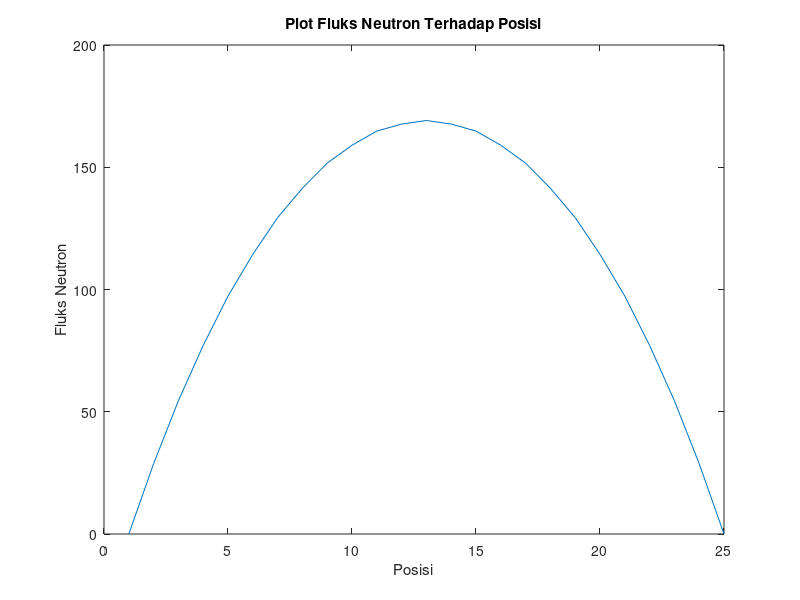

Recreate this plot in MATLAB.
% Persamaan Difusi 1D
clc
clear all 
%%

%Fungsi yang akan digunakan
flux = @(Fbaru, Flama, dx, S, D, Sa) ((((Fbaru+Flama)/(dx*dx))+(S/D))/((Sa/D)+(2/(dx*dx))));
%Konstanta Reaktor
Sa = 9.24*10^(-2);        %cross section absorbsi
Sf = 3.08*10^(-4);     %cross section fisi 
vSf = 0.145;     
errormax = 1E-4;  %error maksimum
itermax = 100;   %iterasi maksimum 
L = 1.8;          %panjang batang reaktor
D = 0.16;            %konstanta difusi
%Input Parameter
tebakan_fluks = 100;
nmax = 25;
dx = L/nmax;
%Definisi Variabel dan Matriks
Flama = zeros (nmax,1);  %nilai fluks lama 
Fbaru = zeros (nmax,1);  %nilai fluks baru
S = zeros (nmax,1);      %nilai sumber neutron
keff = zeros (nmax,1);   %nilai faktor multiplikasi
for i = 2 : nmax-1
    S(i) = 100; %Sumber neutron
end
for i = 1 : nmax
    x(i) = i;
end
%Syarat Batas Pada Ruang Vakum
Flama(1) = 0; Flama(nmax) = 0;
Fbaru(1) = 0; Fbaru(nmax) = 0;
S(1) = 0; S(nmax) = 0;
%Tebakan Awal Fluks
for i = 2 : nmax-1
    Flama(i) = tebakan_fluks;
end
%Proses Iterasi
iter = 1; konvergen = 0;
while (konvergen == 0 & iter < itermax)
    konvergen = 1;
    for i = 2 : nmax-1
        Fbaru(i) = flux(Flama(i+1), Flama(i-1), dx, S(i), D, Sa);
    end
    for i = 1 : nmax
        error = abs (Fbaru(i)-Flama(i));
        if error > errormax
            konvergen = 0;
        end
    end
    for i = 2 : nmax-1
        Flama(i) = Fbaru(i);
    end
    iter = iter + 1;
end
plot(x,Fbaru)
title ('Plot Fluks Neutron Terhadap Posisi');
xlabel ('Posisi');
ylabel ('Fluks Neutron');

